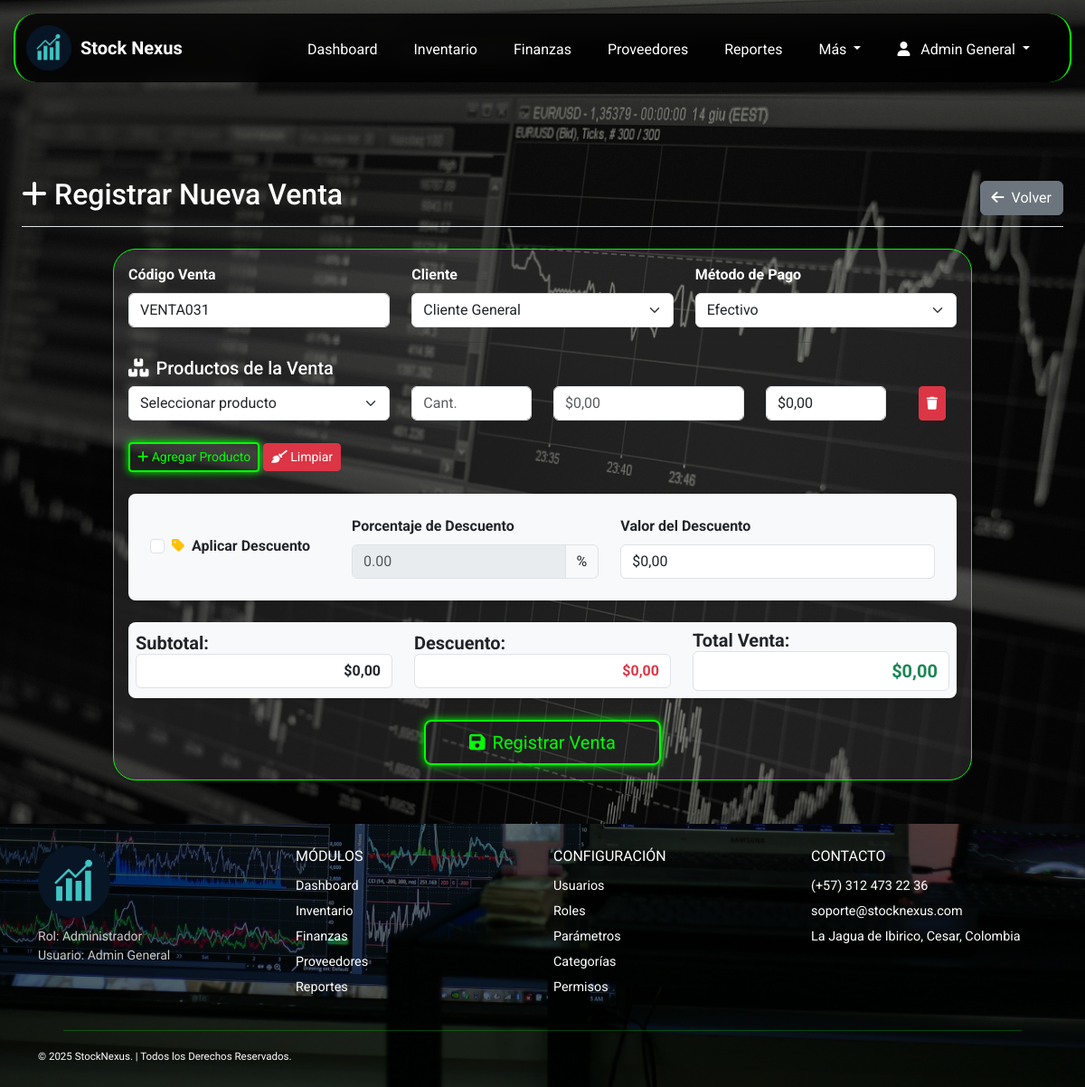
Before: /index.php?page=crear_venta (signed in) with the older database file.
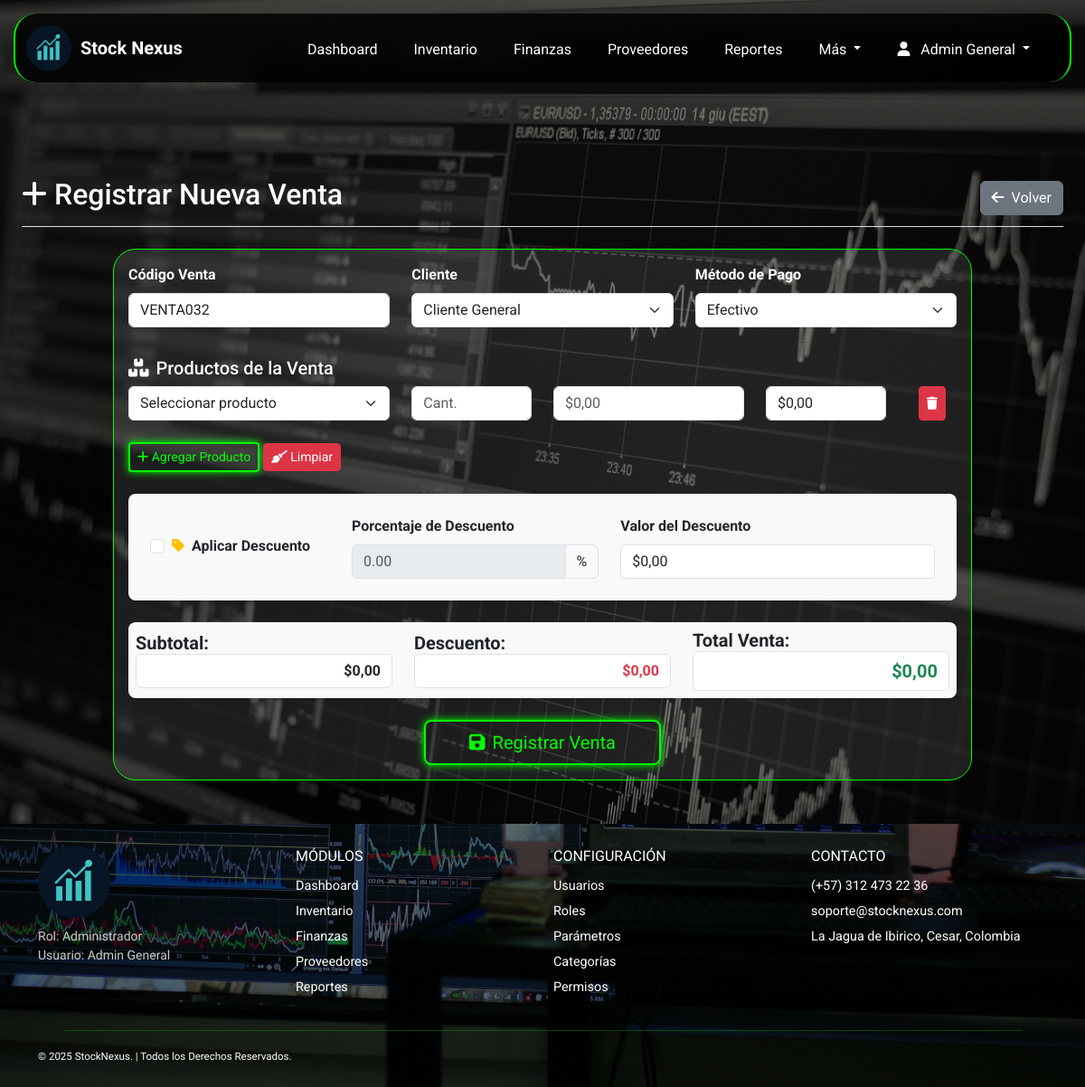
After: the same page with the newer database file.
### tables this page shows
CREATE TABLE `ventas` (
  `id_venta` int(11) NOT NULL,
  `codigo_venta` varchar(50) NOT NULL,
  `id_cliente` int(11) DEFAULT NULL,
  `id_usuario` int(11) NOT NULL,
  `fecha_venta` datetime DEFAULT current_timestamp(),
  `metodo_pago` enum('Efectivo','Transferencia','Tarjeta','Crédito') DEFAULT 'Efectivo',
  `total_venta` decimal(14,2) DEFAULT 0.00,
  `descuento_aplicado` decimal(10,2) DEFAULT 0.00,
  `porcentaje_descuento` decimal(5,2) DEFAULT 0.00,
  `estado` enum('Pendiente','Pagada','Anulada') DEFAULT 'Pendiente'
);

### app/controllers/VentaController.php (called while the page is built, shortened)
<?php
class VentaController {
    private $db;
    public function __construct($database) {
        $this->db = $database;
    }
    public function obtenerUltimoCodigo() {
        try {
            $stmt = $this->db->query("SELECT codigo_venta FROM ventas ORDER BY id_venta DESC LIMIT 1");
            $row = $stmt->fetch(PDO::FETCH_ASSOC);
            return $row ? $row['codigo_venta'] : null;
        } catch (PDOException $e) {
            error_log("Error en obtenerUltimoCodigo: " . $e->getMessage());
            return null;
        }
    }
}

### app/views/Ventas/crear_venta.php (the view, shortened to what the changed rows need)
<?php
$ventaController = new VentaController($db);
$ultimoCodigo = $ventaController->obtenerUltimoCodigo();
if ($ultimoCodigo) {
    $num = (int) filter_var($ultimoCodigo, FILTER_SANITIZE_NUMBER_INT);
    $nuevoCodigo = 'VENTA' . str_pad($num + 1, 3, '0', STR_PAD_LEFT);
} else {
    $nuevoCodigo = 'VENTA001';
}
?>
<div class="container-fluid px-4 pb-5" style="margin-top:180px;">
    <div class="d-flex justify-content-between flex-wrap flex-md-nowrap align-items-center pt-3 pb-2 mb-4 border-bottom">
        <h1 class="h2"><i class="fas fa-plus me-2"></i>Registrar Nueva Venta</h1>
        <div class="btn-toolbar mb-2 mb-md-0">
            <a href="index.php?page=ventas" class="btn btn-secondary">
                <i class="fas fa-arrow-left me-2"></i>Volver
            </a>
        </div>
    </div>
    <div class="card shadow-sm mt-4" style="max-width: 950px; margin: 0 auto; border: 1px solid #00ff00;">
        <div class="card-body text-dark rounded-4">
        <form id="formVenta" method="POST" action="">
            <div class="row mb-3 text-white">
                <div class="col-md-4">
                    <label class="form-label fw-bold">Código Venta</label>
                    <input type="text" class="form-control" name="codigo_venta" value="<?= $nuevoCodigo ?>" readonly>
                </div>
                <div class="col-md-4 text-white">
                    <label class="form-label fw-bold">Cliente</label>
                    <select name="id_cliente" class="form-select">
                        <option value="">Cliente General</option>
                    </select>
                </div>
                <div class="col-md-4 text-white">
                    <label class="form-label fw-bold">Método de Pago</label>
                    <select name="metodo_pago" class="form-select" required>
                        <option value="Efectivo">Efectivo</option>
                    </select>
                </div>
            </div>
            <hr>
            <div class="mb-3 text-white">
                <h5><i class="fas fa-boxes text-primary me-2 text-white"></i>Productos de la Venta</h5>
                <div id="productos-container">
                    <div class="producto-item row mb-3">
                        <div class="col-md-4">
                            <select class="form-select producto-select" name="productos[0][id_producto]" required>
                                <option value="">Seleccionar producto</option>
                            </select>
                        </div>
                        <div class="col-md-2">
                            <input type="number" class="form-control cantidad" name="productos[0][cantidad]" placeholder="Cant." min="1" required>
                        </div>
                        <div class="col-md-3">
                            <input type="text" class="form-control precio_display" placeholder="$0,00" readonly>
                        </div>
                        <div class="col-md-2">
                            <input type="text" class="form-control subtotal" readonly placeholder="$0,00">
                        </div>
                        <div class="col-md-1 d-flex justify-content-center">
                            <button type="button" class="btn btn-danger btn-sm eliminar-producto">
                                <i class="fas fa-trash"></i>
                            </button>
                        </div>
                    </div>
                </div>
                <button type="button" id="agregar-producto" class="btn btn-neon btn-sm mt-2">
                    <i class="fas fa-plus"></i> Agregar Producto
                </button>
                <button type="button" id="limpiar-formulario" class="btn btn-danger btn-sm mt-2">
                    <i class="fas fa-broom"></i> Limpiar
                </button>
            </div>
            <div class="mt-4 p-2 bg-light text-dark rounded-3 shadow-sm">
                <div class="col-md-12">
                    <div>
                        <div class="card-body">
                            <div class="row align-items-center">
                                <div class="col-md-3">
                                    <div class="form-check">
                                        <input class="form-check-input" type="checkbox" id="aplicar_descuento" name="aplicar_descuento">
                                        <label class="form-check-label fw-bold" for="aplicar_descuento">
                                            <i class="fas fa-tag me-2 text-warning"></i>Aplicar Descuento
                                        </label>
                                    </div>
                                </div>
                                <div class="col-md-4">
                                    <label class="form-label fw-bold">Porcentaje de Descuento</label>
                                    <div class="input-group">
                                        <input type="number" class="form-control" id="porcentaje_descuento" name="porcentaje_descuento"
                                               min="0" max="100" step="0.01" placeholder="0.00" disabled>
                                        <span class="input-group-text">%</span>
                                    </div>
                                </div>
                                <div class="col-md-5">
                                    <label class="form-label fw-bold">Valor del Descuento</label>
                                    <input type="text" class="form-control" id="valor_descuento" readonly value="$0,00">
                                </div>
                            </div>
                        </div>
                    </div>
                </div>
            </div>
            <div class="mt-4 p-2 bg-light text-dark rounded-3 shadow-sm">
                <div class="row align-items-center">
                    <div class="col-md-4">
                        <h5 class="fw-bold text-dark mb-0">Subtotal:</h5>
                        <input type="text" id="subtotal_venta" class="form-control text-end fw-bold" readonly value="$0,00">
                    </div>
                    <div class="col-md-4">
                        <h5 class="fw-bold text-dark mb-0">Descuento:</h5>
                        <input type="text" id="descuento_aplicado_display" class="form-control text-end fw-bold text-danger" readonly value="$0,00">
                    </div>
                    <div class="col-md-4">
                        <h5 class="fw-bold text-dark mb-0">Total Venta:</h5>
                        <input type="text" id="total_venta" name="total_venta" class="form-control text-end fw-bold fs-5 text-success"
                               readonly value="$0,00">
                    </div>
                </div>
            </div>
            <div class="text-center mt-4">
                <button type="submit" class="btn btn-neon btn-lg px-5">
                    <i class="fas fa-save me-2"></i>Registrar Venta
                </button>
            </div>
        </form>
    </div>
</div>

Changed rows visible on the page:
no longer on this page (row unchanged): ventas: codigo_venta "VENTA031"
added ventas: codigo_venta "VENTA032"
